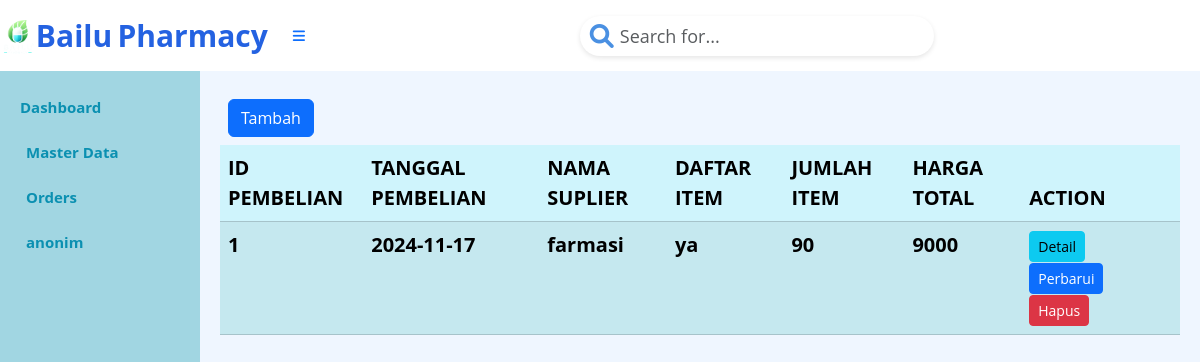
The page /index.php?page=pembelian (signed in) on the database as committed earlier.
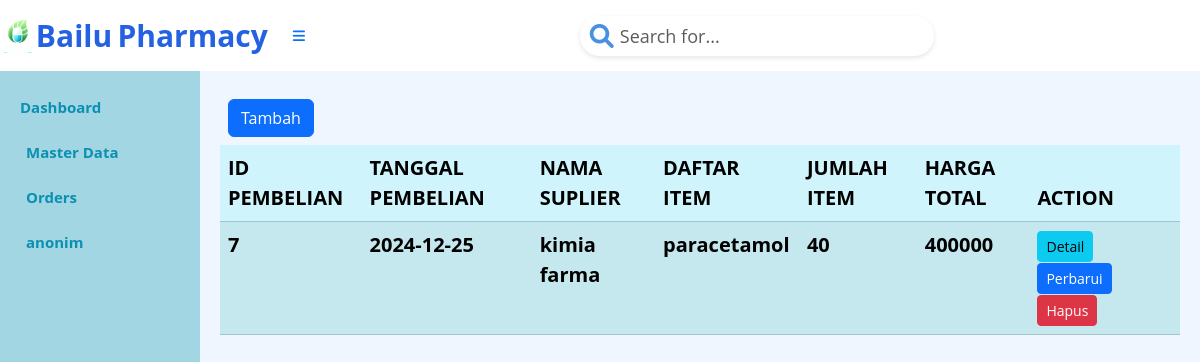
The same page on the database as committed later.
### tables this page shows
CREATE TABLE `tb_pembelian` (
  `Id_pembelian` int(5) NOT NULL AUTO_INCREMENT,
  `tanggal_pembelian` date NOT NULL,
  `total_item` int(5) NOT NULL,
  `total_harga` int(10) NOT NULL,
  `Total_bayar` int(8) NOT NULL,
  `kembalian` int(8) NOT NULL,
  `Id_suplier` int(3) NOT NULL,
  PRIMARY KEY (`Id_pembelian`),
  KEY `Id_suplier` (`Id_suplier`),
  CONSTRAINT `tb_pembelian_ibfk_2` FOREIGN KEY (`Id_suplier`) REFERENCES `tb_suplier` (`Id_suplier`)
);

CREATE TABLE `tb_suplier` (
  `Id_suplier` int(3) NOT NULL AUTO_INCREMENT,
  `Nama_suplier` varchar(15) NOT NULL,
  `Alamat` varchar(15) NOT NULL,
  `email` varchar(15) NOT NULL,
  `no_tlp` varchar(15) NOT NULL,
  PRIMARY KEY (`Id_suplier`)
);

### pembelian.php (the view, shortened to what this page needs)
<div class="d-grid gap-2 p-2 d-md-flex justify-content-md">
    <a class="btn btn-primary me-md-2" href="index.php?page=pembelian.form&action=add" role="button">Tambah</a>
</div>
<?php
$mysqli = new mysqli("localhost", "root", "", "apotek");
$result = $mysqli->query("
     SELECT
        p.Id_pembelian AS ID_pembelian,
        p.tanggal_pembelian AS tanggal,
        sp.Nama_suplier AS suplier,
        GROUP_CONCAT(o.Nama_Obat SEPARATOR ', ') AS Daftar_Item,
        GROUP_CONCAT(CONCAT(o.Nama_Obat, ';', pd.jumlah_item, ';', pd.harga_satuan) SEPARATOR ', ') AS Rincian_Item,
        p.total_item AS Item,
        p.total_harga AS Harga,
        p.Total_bayar AS Total_bayar,
        p.kembalian AS Kembalian,
        pd.Id_obat AS Id_obat
    FROM
        tb_pembelian p
    JOIN
        tb_suplier sp ON p.Id_suplier = sp.Id_suplier
    JOIN
        tb_pembelian_detail pd ON p.Id_pembelian = pd.Id_pembelian
    JOIN
        tb_obat o ON pd.Id_obat = o.Id_Obat
    GROUP BY
        p.Id_pembelian;
");
?>
<table class="table table-info table-striped">
    <thead>
        <tr>
            <th>ID PEMBELIAN</th>
            <th>TANGGAL PEMBELIAN</th>
            <th>NAMA SUPLIER</th>
            <th>DAFTAR ITEM</th>
            <th>JUMLAH ITEM</th>
            <th>HARGA TOTAL</th>
            <th>ACTION</th>
        </tr>
    </thead>
    <tbody>
        <?php foreach ($result as $row): ?>
            <tr>
                <td><?= htmlspecialchars($row['ID_pembelian']) ?></td>
                <td><?= htmlspecialchars($row['tanggal']) ?></td>
                <td><?= htmlspecialchars($row['suplier']) ?></td>
                <td><?= htmlspecialchars($row['Daftar_Item']) ?></td>
                <td><?= htmlspecialchars($row['Item']) ?></td>
                <td><?= htmlspecialchars($row['Harga']) ?></td>
                <td>
                    <button type="button" class="btn btn-info btn-sm" onclick="tampilkanPembelian(<?= htmlspecialchars(json_encode($row)) ?>)">
                        Detail
                    </button>
                    <a class="btn btn-primary me-md-2 btn-sm" href="index.php?page=pembelian.form&Id_pembelian=<?= $row['ID_pembelian'] ?>&action=edit">
                        Perbarui
                    </a>
                    <form action="pembelian.action.php" method="POST" style="display:inline;">
                        <button type="submit" class="btn btn-danger me-md-2 btn-sm" onclick="return confirm('Ingin menghapus data ini?');">
                            Hapus
                        </button>
                    </form>
                </td>
            </tr>
        <?php endforeach; ?>
    </tbody>
</table>

### index.php (shortened to what this page needs)
<?php
$page = isset($_GET['page']) ? $_GET['page'] : 'dashboard';
?>
<!DOCTYPE html>
<html lang="en">
<head>
    <link href="https://cdnjs.cloudflare.com/ajax/libs/font-awesome/6.0.0-beta3/css/all.min.css" rel="stylesheet">
    <link href="https://cdn.jsdelivr.net/npm/bootstrap@5.3.2/dist/css/bootstrap.min.css" rel="stylesheet">
</head>
<body class="sb-nav-fixed">
    <nav class="sb-topnav navbar navbar-expand navbar-dark bg-white">
        <img src="image/logo.png" alt="Logo Pharmacy" width="40" height="40">
        <a class="navbar-brand" href="index.php">
            <span style="color: #2462E1; font-family: 'Open Sans', sans-serif;">Bailu</span>
            <span style="color: #2462E1; font-family: 'Open Sans', sans-serif;">Pharmacy</span>
        </a>
        <button class="btn btn-link btn-sm order-1 order-lg-0" id="sidebarToggle" href="#"><i class="fas fa-bars"></i></button>
        <form class="search-bar mx-auto" method="get" action="">
            <div class="search-container">
                <div class="search-bar-bg"></div>
                <i class="fas fa-search search-icon"></i>
                <input class="search-input form-control" type="text" name="search" placeholder="Search for..." aria-label="Search" />
            </div>
        </form>
    </nav>
    <div class="container-fluid">
        <div class="row">
            <div class="col-2 sidebar">
                <ul>
                    <li><a href="index.php?page=dashboard">Dashboard</a></li>
                    <li>
                        <button class="btn-toggle" onclick="toggleMenu('master-collapse')">
                            Master Data
                        </button>
                    </li>
                    <li>
                        <button class="btn-toggle" onclick="toggleMenu('orders-collapse')">
                            Orders
                        </button>
                    </li>
                    <li>
                        <button class="btn-toggle" onclick="toggleMenu('account-collapse')">
                            <div class="user-info d-flex align-items-center">
                                <span><?php echo $_SESSION['username']; ?></span>
                            </div>
                        </button>
                    </li>
                </ul>
            </div>
            <div class="col content">
                <?php
                $page_file = $page . '.php';
                if (file_exists($page_file)) {
                    include $page_file;
                } else {
                    echo "<h1>Halaman tidak ditemukan.</h1>";
                }
                ?>
            </div>
        </div>
    </div>
</body>
</html>

### index.php (style rules this page uses)
body { background-color: #EFF6FF; font-family: 'Open Sans', sans-serif; font-weight: bold; font-size: 20px; color: #0B90B1; }
.sidebar { background-color: #A1D6E2; color: white; min-height: 100vh; padding: 20px; }
.sidebar ul { list-style: none; padding: 0; }
.sidebar ul li { margin-bottom: 15px; }
.sidebar ul li a, .sidebar ul li button { font-family: 'Open Sans', sans-serif; font-weight: bold; font-size: 15px; color: #0B90B1; text-decoration: none; background: none; border: none; cursor: pointer; }
.content { padding: 20px; }
.navbar .search-bar { width: 100%; display: flex; justify-content: center; position: relative; }
.search-container { width: 40%; position: relative; }
.search-input { width: 100%; height: 40px; padding: 0 15px 0 40px; font-size: 0.9em; border-radius: 25px; outline: none; box-shadow: 0 2px 5px rgba(0, 0, 0, 0.1); border: none; }
.search-bar-bg { position: absolute; top: 0; left: 0; width: 100%; height: 15px; border-radius: 25px 25px 0 0; }
.search-icon { position: absolute; top: 50%; left: 10px; transform: translateY(-50%); font-size: 1.2em; color: #4A90E2; z-index: 3; }
.navbar-brand span { font-size: 1.5em; }

Rows that differ between the two databases and show on the page:
removed tb_pembelian: Id_pembelian "1", tanggal_pembelian "2024-11-17", Id_suplier.Nama_suplier "farmasi", Daftar_Item "ya", total_item "90", total_harga "9000"
added tb_pembelian: Id_pembelian "7", tanggal_pembelian "2024-12-25", Id_suplier.Nama_suplier "kimia farma", Daftar_Item "paracetamol", total_item "40", total_harga "400000"
